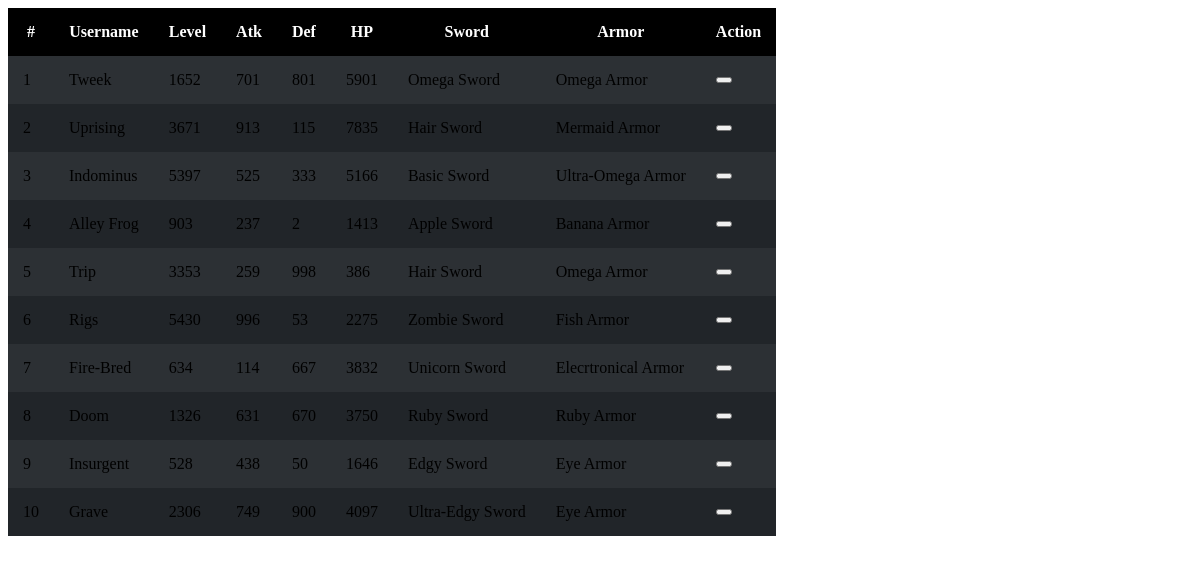
Screenshot of /php/profile/searchProfile.php with the database file from the repository.
### tables this page shows
CREATE TABLE `player` (
  `id_player` int(11) NOT NULL,
  `username` varchar(255) NOT NULL,
  `id_profile` int(11) NOT NULL,
  `id_inventory` int(11) NOT NULL,
  `id_bank` int(11) NOT NULL,
  `id_professions` int(11) NOT NULL,
  `id_horse` int(11) NOT NULL,
  `id_quest` int(11) NOT NULL,
  `id_achievements` int(11) NOT NULL
);

CREATE TABLE `profile` (
  `id_profile` int(11) NOT NULL,
  `level` int(11) NOT NULL,
  `atk` int(11) NOT NULL,
  `def` int(11) NOT NULL,
  `hp` int(11) NOT NULL,
  `sword` varchar(255) NOT NULL,
  `armor` varchar(255) NOT NULL
);

### php/profile/searchProfile.php (the view, shortened to what this page needs)
<?php
require '../functions.php';
$keyword = $_GET['keyword'];
$jumlahdataperhalaman = 10;
$halaman = isset($_GET['halaman']) ? (int) $_GET['halaman'] : 1;
$halamanawal =
    $halaman > 1 ? $halaman * $jumlahdataperhalaman - $jumlahdataperhalaman : 0;
$sql = "SELECT player.*, profile.*
    FROM profile, player
    WHERE profile.id_profile = player.id_profile AND
       (
        player.username LIKE '%$keyword%' OR
        profile.level LIKE '%$keyword%' OR
        profile.atk LIKE '%$keyword%' OR
        profile.def LIKE '%$keyword%' OR
        profile.hp LIKE '%$keyword%' OR
        profile.sword LIKE '%$keyword%' OR
        profile.armor LIKE '%$keyword%'
        )
    ORDER BY profile.id_profile ASC
    ";
$conn->query($sql);
if ($keyword == '') {
    $sql .= " LIMIT $halamanawal, $jumlahdataperhalaman";
}
?>
<?php if ($conn->affected_rows < 1): ?>
    <div class="data-nf" role="alert">
        Data tidak ditemukan
    </div>
<?php else: ?>
    <table class="" cellpadding="15" cellspacing="0" id="data-table" class="data-table">
                <thead>
                    <tr class="">
                        <th>#</th>
                        <th>Username</th>
                        <th>Level</th>
                        <th>Atk</th>
                        <th>Def</th>
                        <th>HP</th>
                        <th>Sword</th>
                        <th>Armor</th>
                        <th>Action</th>
                    </tr>
                </thead>
                <?php
                $no = 1 + $halamanawal;
                $profile = $conn->query($sql);
                while ($show = mysqli_fetch_array($profile)) { ?>
                        <tr id="<?= $show['id_player'] ?>">
                            <td><?= $no++ ?></td>
                            <td id="username"><?= $show['username'] ?></td>
                            <td id="level"><?= $show['level'] ?></td>
                            <td id="atk"><?= $show['atk'] ?></td>
                            <td id="def"><?= $show['def'] ?></td>
                            <td id="hp"><?= $show['hp'] ?></td>
                            <td id="sword"><?= $show['sword'] ?></td>
                            <td id="armor"><?= $show['armor'] ?></td>
                            <td>
                                <button class="tbl-edit" id="tbl-edit" name="button" data-bs-toggle="modal" data-bs-target="#modalEdit"><i class="fa-sharp fa-solid fa-pen-to-square"></i></button>
                            </td>
                        </tr>
                    <?php }
                ?>
            </table>
<?php endif; ?>

### php/profile/searchProfile.php (style rules this page uses)
table thead tr th { background-color: #000; color: #fff; }
table tr:nth-child(even) { background-color: #212529; }
table tr:nth-child(odd) { background-color: #2c3034; }

### rows the page displays
player: username "Tweek", id_profile.level "1652", id_profile.atk "701", id_profile.def "801", id_profile.hp "5901", id_profile.sword "Omega Sword", id_profile.armor "Omega Armor"
player: username "Uprising", id_profile.level "3671", id_profile.atk "913", id_profile.def "115", id_profile.hp "7835", id_profile.sword "Hair Sword", id_profile.armor "Mermaid Armor"
player: username "Indominus", id_profile.level "5397", id_profile.atk "525", id_profile.def "333", id_profile.hp "5166", id_profile.sword "Basic Sword", id_profile.armor "Ultra-Omega Armor"
player: username "Alley Frog", id_profile.level "903", id_profile.atk "237", id_profile.def "2", id_profile.hp "1413", id_profile.sword "Apple Sword", id_profile.armor "Banana Armor"
player: username "Trip", id_profile.level "3353", id_profile.atk "259", id_profile.def "998", id_profile.hp "386", id_profile.sword "Hair Sword", id_profile.armor "Omega Armor"
player: username "Rigs", id_profile.level "5430", id_profile.atk "996", id_profile.def "53", id_profile.hp "2275", id_profile.sword "Zombie Sword", id_profile.armor "Fish Armor"
player: username "Fire-Bred", id_profile.level "634", id_profile.atk "114", id_profile.def "667", id_profile.hp "3832", id_profile.sword "Unicorn Sword", id_profile.armor "Elecrtronical Armor"
player: username "Doom", id_profile.level "1326", id_profile.atk "631", id_profile.def "670", id_profile.hp "3750", id_profile.sword "Ruby Sword", id_profile.armor "Ruby Armor"
player: username "Insurgent", id_profile.level "528", id_profile.atk "438", id_profile.def "50", id_profile.hp "1646", id_profile.sword "Edgy Sword", id_profile.armor "Eye Armor"
player: username "Grave", id_profile.level "2306", id_profile.atk "749", id_profile.def "900", id_profile.hp "4097", id_profile.sword "Ultra-Edgy Sword", id_profile.armor "Eye Armor"
